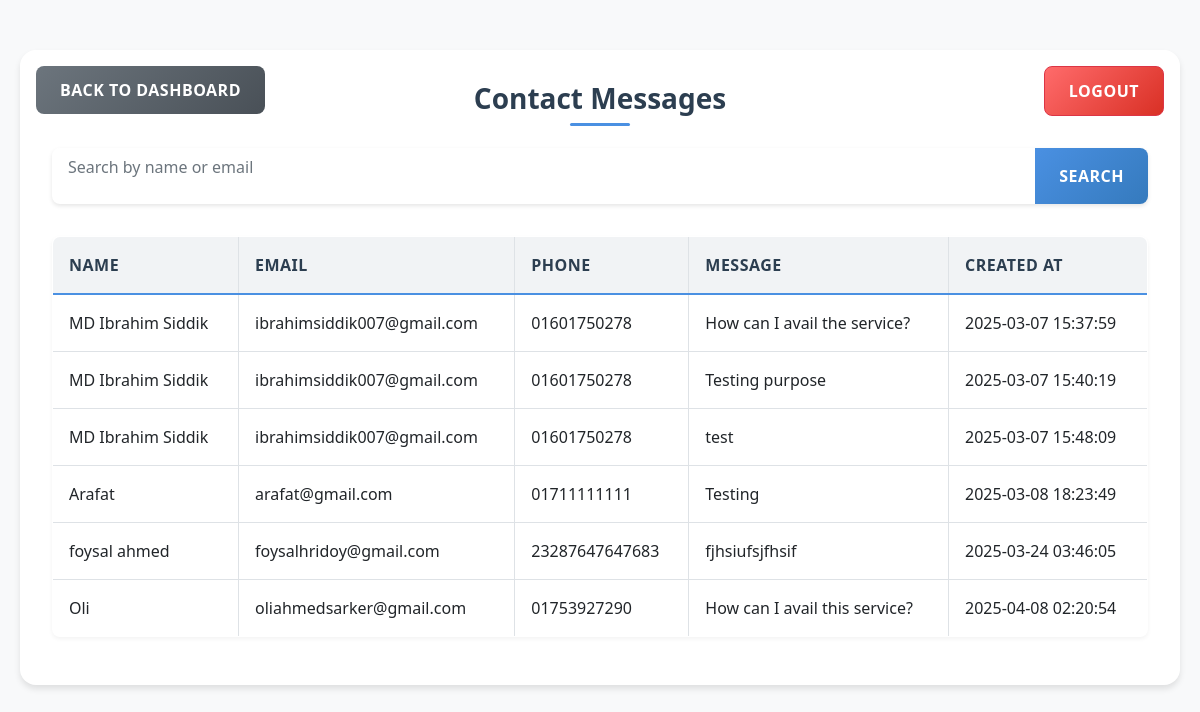
/admin_contacts.php (signed in), run on an earlier commit of the app's database.
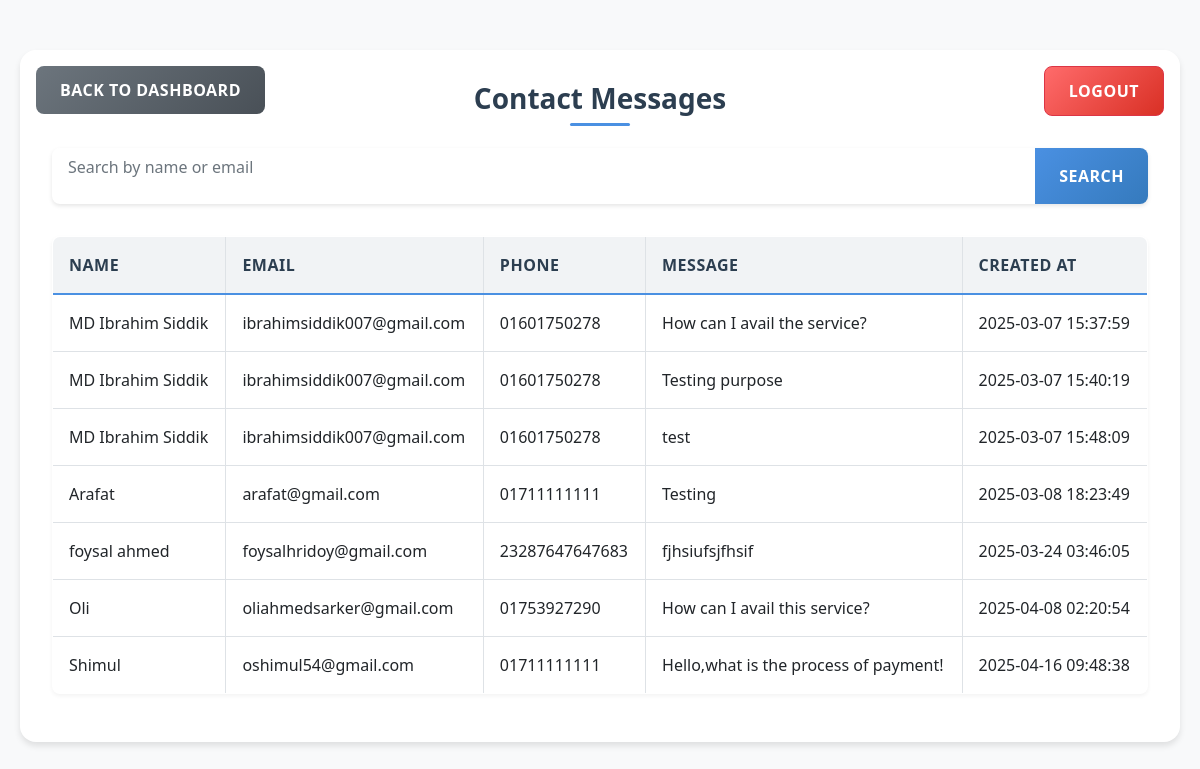
And on a later commit of the database.
### tables this page shows
CREATE TABLE `contacts` (
  `id` int(11) NOT NULL,
  `name` varchar(255) NOT NULL,
  `email` varchar(255) NOT NULL,
  `phone` varchar(20) NOT NULL,
  `message` text NOT NULL,
  `created_at` timestamp NOT NULL DEFAULT current_timestamp()
);

### admin_contacts.php (the view, shortened to what this page needs)
<?php
include 'db.php';
$search = '';
$query = "SELECT name, email, phone, message, created_at FROM contacts WHERE name LIKE ? OR email LIKE ?";
$stmt = $conn1->prepare($query);
$search_param = '%' . $search . '%';
$stmt->bind_param("ss", $search_param, $search_param);
$stmt->execute();
$result = $stmt->get_result();
?>
<!DOCTYPE html>
<html lang="en">
<head>
    <link href="https://stackpath.bootstrapcdn.com/bootstrap/4.5.2/css/bootstrap.min.css" rel="stylesheet">
</head>
<body>
    <div class="container">
        <div class="dashboard-container">
            <a href="admin_dashboard.php" class="btn btn-primary back-link">
                <i class="fas fa-arrow-left"></i> Back to Dashboard
            </a>
            <a href="admin_dashboard.php?logout=true" class="btn btn-danger logout-link">Logout</a>
            <h3 class="text-center">Contact Messages</h3>
            <form class="search-form" method="GET" action="admin_contacts.php">
                <div class="input-group">
                    <input type="text" class="form-control" name="search" placeholder="Search by name or email" value="<?php echo htmlspecialchars($search); ?>">
                    <div class="input-group-append">
                        <button class="btn btn-primary" type="submit">Search</button>
                    </div>
                </div>
            </form>
            <table class="table table-bordered">
                <thead>
                    <tr>
                        <th>Name</th>
                        <th>Email</th>
                        <th>Phone</th>
                        <th>Message</th>
                        <th>Created At</th>
                    </tr>
                </thead>
                <tbody>
                    <?php while ($row = $result->fetch_assoc()): ?>
                        <tr>
                            <td><?php echo htmlspecialchars($row['name']); ?></td>
                            <td><?php echo htmlspecialchars($row['email']); ?></td>
                            <td><?php echo htmlspecialchars($row['phone']); ?></td>
                            <td><?php echo htmlspecialchars($row['message']); ?></td>
                            <td><?php echo htmlspecialchars($row['created_at']); ?></td>
                        </tr>
                    <?php endwhile; ?>
                </tbody>
            </table>
        </div>
    </div>
</body>
</html>

### admin_contacts.php (style rules this page uses)
:root { --primary-color: #4a90e2; --secondary-color: #50c878; --accent-color: #ff6b6b; --background-color: #f8f9fa; --text-color: #2c3e50; --card-shadow: 0 4px 6px rgba(0, 0, 0, 0.1); --transition-speed: 0.3s; --success-color: #28a745; --warning-color: #ffc107; --dark-bg: #121212; --dark-card-bg: #1e1e1e; --dark-text: #ffffff; --dark-border: #333; --table-header-bg: #f1f3f5; --table-row-hover: #f8f9fa; }
body { background-color: var(--background-color); color: var(--text-color); font-family: 'Segoe UI', Tahoma, Geneva, Verdana, sans-serif; animation: fadeIn 0.8s ease-out; }
.container { max-width: 1200px; margin: 30px auto; padding: 20px; }
.dashboard-container { background: white; border-radius: 16px; box-shadow: var(--card-shadow); padding: 2rem; position: relative; animation: slideIn 0.6s ease-out forwards; }
.dashboard-container h3 { margin-bottom: 2rem; color: var(--text-color); font-weight: 600; text-align: center; position: relative; }
.dashboard-container h3::after { content: ''; position: absolute; bottom: -10px; left: 50%; transform: translateX(-50%); width: 60px; height: 3px; background: var(--primary-color); border-radius: 2px; }
.search-form { margin-bottom: 2rem; animation: fadeIn 0.8s ease-out 0.2s backwards; }
.input-group { box-shadow: 0 2px 4px rgba(0, 0, 0, 0.1); border-radius: 8px; overflow: hidden; }
.form-control { border: none; padding: 1rem; font-size: 1rem; border-radius: 8px 0 0 8px; }
.btn-primary { background: linear-gradient(135deg, var(--primary-color), #357abd); border: none; padding: 1rem 1.5rem; font-weight: 600; text-transform: uppercase; letter-spacing: 0.5px; transition: all var(--transition-speed); }
.back-link, .logout-link { position: absolute; top: 1rem; padding: 0.75rem 1.5rem; border-radius: 8px; font-weight: 600; text-transform: uppercase; letter-spacing: 0.5px; transition: all var(--transition-speed); z-index: 10; }
.back-link { left: 1rem; background: linear-gradient(135deg, #6c757d, #495057); color: white; }
.logout-link { right: 1rem; background: linear-gradient(135deg, var(--accent-color), #d93025); color: white; }
.table { margin-top: 2rem; border-radius: 8px; overflow: hidden; box-shadow: 0 2px 4px rgba(0, 0, 0, 0.05); animation: fadeIn 0.8s ease-out 0.4s backwards; }
.table thead th { background: var(--table-header-bg); border-bottom: 2px solid var(--primary-color); color: var(--text-color); font-weight: 600; text-transform: uppercase; letter-spacing: 0.5px; padding: 1rem; }
.table tbody tr { transition: all var(--transition-speed); }
.table td { padding: 1rem; vertical-align: middle; border-bottom: 1px solid #dee2e6; }

What changed in the data, as far as the page shows it:
added contacts: name "Shimul", email "oshimul54@gmail.com", phone "01711111111", message "Hello,what is the process of payment!", created_at "2025-04-16 09:48:38"
